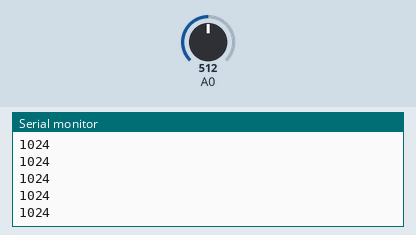
Bench run of a sketch on a simulated Arduino Uno, built with avr-gcc and run on an emulated ATmega328P. Parts: the last lines printed to the serial monitor. Inputs (shaded band) come from the test bench; at power-on: A0 = 512.

Above: at 1.2 s.
1.3 s: A0 set to 306
At 2.2 s:
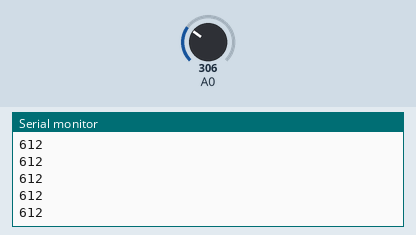
2.8 s: A0 set to 122
At 3.4 s:
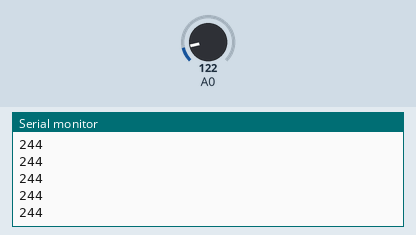
Timing chart, 0 to 5.8 s (numbered marks = the images above; inputs shaded):
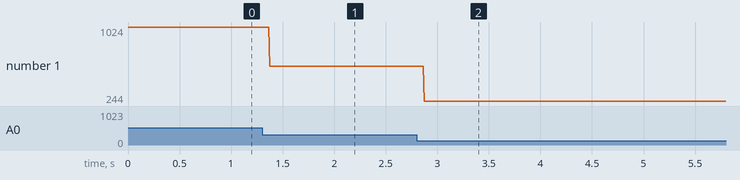

Measured:
- after the input at 1.3 s, the serial monitor: prints a new line after 0.07 s (image 1)
- after the input at 2.8 s, the serial monitor: prints a new line after 0.07 s (image 2)
- plotted number 1: 1024 → 612 after the input at 1.3 s, 612 → 244 after the input at 2.8 s

The sketch:

analogInput-forceResistive.ino
```cpp
// analog Input : Force Resistive Sensor Interface
// 1 FRS, 1 breadboard, hook-up wires, 1 10kOhm resistor
// For a schematic visit https://learn.adafruit.com/force-sensitive-resistor-fsr/using-an-fsr


int reading; // reading from analog pin
int highest = 512; // highest value assumed 512
int output; //

void setup() {
  // put your setup code here, to run once:
  Serial.begin(9600);
}

void loop() {
  // put your main code here, to run repeatedly:
  reading = analogRead(A0);
  highest = max(reading, highest);
  output = map(reading, 0, highest, 0, 1024);
  Serial.println(output);
}
```
